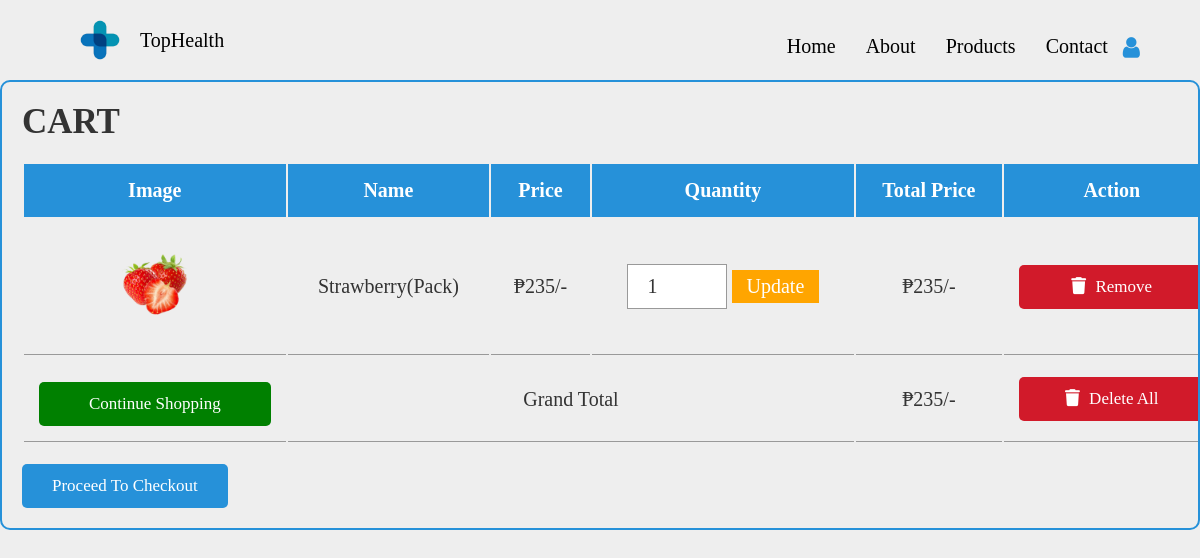
/cart.php (signed in), run on the app's committed database.
### tables this page shows
CREATE TABLE `cart` (
  `id` int(255) NOT NULL,
  `name` varchar(255) NOT NULL,
  `price` varchar(255) NOT NULL,
  `image` varchar(255) NOT NULL,
  `quantity` int(255) NOT NULL
);

### cart.php (the view, shortened to what this page needs)
<?php
@include 'dbcon.php';
?>
<!DOCTYPE html>
<html lang="en">
<head>
   <link rel="stylesheet" href="https://cdnjs.cloudflare.com/ajax/libs/font-awesome/6.0.0/css/all.min.css">
   <link rel="stylesheet" href="https://cdnjs.cloudflare.com/ajax/libs/font-awesome/4.7.0/css/font-awesome.min.css">
   <link rel="stylesheet" href="css/style-cart.css">
   <link rel="stylesheet" href="css/menu.css">
</head>
<body>
<nav>
    <div class="logo">
     <img src="images/logo and design/Health Shop Logo.png" alt="Logo" width="80" height="80">
     <div class="tophealth">
     <a> TopHealth </a>
     </div>
 </div>
    <div class="navLinks">
      <ul>
         <li><a href="home-logged.php">Home</a></li>
         <li><a href="about-logged.php">About</a></li>
         <li><a href="products-logged.php">Products</a></li>
         <li><a href="contact-logged.php">Contact</a></li>
         <div class="dropdown">
             <a class="fa fa-user" style="font-size:24px; color: #2691d9"></a>
           </div>
      </ul>
    </div>
  </nav>
<div style="border-style: solid;
    border-color: #2691d9; border-width: 2px; border-radius: 10px;" class="container">
<section class="shopping-cart">
   <h1 class="heading">Cart</h1>
   <table>
      <thead >
         <th style="background-color: #2691d9">Image</th>
         <th style="background-color: #2691d9">Name</th>
         <th style="background-color: #2691d9">Price</th>
         <th style="background-color: #2691d9">Quantity</th>
         <th style="background-color: #2691d9">Total Price</th>
         <th style="background-color: #2691d9">Action</th>
      </thead>
      <tbody>
         <?php
         $select_cart = mysqli_query($con, "SELECT * FROM `cart`");
         $grand_total = 0;
         if(mysqli_num_rows($select_cart) > 0){
            while($fetch_cart = mysqli_fetch_assoc($select_cart)){
         ?>
         <tr>
            <td><img src="uploaded_img/<?php echo $fetch_cart['image']; ?>" height="100" alt=""></td>
            <td><?php echo $fetch_cart['name']; ?></td>
            <td>₱<?php echo number_format($fetch_cart['price']); ?>/-</td>
            <td>
               <form action="" method="post">
                  <input type="number" name="update_quantity" min="1"  value="<?php echo $fetch_cart['quantity']; ?>" >
                  <input style="background-color: #ffa500" type="submit" value="update" name="update_update_btn">
               </form>
            </td>
            <td>₱<?php echo $sub_total = number_format($fetch_cart['price'] * $fetch_cart['quantity']); ?>/-</td>
            <td><a style="background-color: #D11A2A" href="cart.php?remove=<?php echo $fetch_cart['id']; ?>" onclick="return confirm('remove item from cart?')" class="delete-btn"> <i class="fas fa-trash"></i> remove</a></td>
         </tr>
         <?php
           $grand_total += $sub_total;
            };
         };
         ?>
         <tr class="table-bottom">
            <td><a style="background-color: green;" href="products-logged.php" class="option-btn" style="margin-top: 0;">continue shopping</a></td>
            <td colspan="3">grand total</td>
            <td>₱<?php echo $grand_total; ?>/-</td>
            <td><a style="background-color: #D11A2A" href="cart.php?delete_all" onclick="return confirm('are you sure you want to delete all?');" class="delete-btn"> <i class="fas fa-trash"></i> delete all </a></td>
         </tr>
      </tbody>
   </table>
   <div class="checkout-btn">
      <a style="background-color:#2691d9 ;" href="checkout.php" class="btn <?= ($grand_total > 1)?'':'disabled'; ?>">proceed to checkout</a>
   </div>
</section>
</div>
</body>
</html>

### css/style-cart.css (style rules this page uses)
:root { --blue:#2980b9; --red:tomato; --orange:orange; --black:#333; --white:#fff; --bg-color:#eee; --dark-bg:rgba(0,0,0,.7); --box-shadow:0 .5rem 1rem rgba(0,0,0,.1); --border:.1rem solid #999; }
* { font-family: Cambria, Cochin, Georgia, Times, 'Times New Roman', serif; margin:0; padding:0; box-sizing: border-box; outline: none; border:none; text-decoration: none; text-transform: capitalize; }
html { font-size: 62.5%; overflow-x: hidden; }
.container { max-width: 1200px; margin:0 auto; }
section { padding:2rem; }
.heading { text-align: center; font-size: 3.5rem; text-transform: uppercase; color:var(--black); margin-bottom: 2rem; font-family: Cambria, Cochin, Georgia, Times, 'Times New Roman', serif; }
.btn, .option-btn, .delete-btn { display: block; width: 100%; text-align: center; background-color: var(--blue); color:var(--white); font-size: 1.7rem; padding:1.2rem 3rem; border-radius: .5rem; cursor: pointer; margin-top: 1rem; }
.option-btn i, .delete-btn i { padding-right: .5rem; }
.option-btn { background-color: var(--orange); }
.delete-btn { margin-top: 0; background-color: var(--red); }
.shopping-cart table { text-align: center; width: 100%; }
.shopping-cart table thead th { padding:1.5rem; font-size: 2rem; color:var(--white); background-color: var(--black); }
.shopping-cart table tr td { border-bottom: var(--border); padding:1.5rem; font-size: 2rem; color:var(--black); }
.shopping-cart table input[type="number"] { border: var(--border); padding:1rem 2rem; font-size: 2rem; color:var(--black); width: 10rem; }
.shopping-cart table input[type="submit"] { padding:.5rem 1.5rem; cursor: pointer; font-size: 2rem; background-color: var(--orange); color:var(--white); }
.shopping-cart table .table-bottom { background-color: var(--bg-color); }
.shopping-cart .checkout-btn { text-align: center; margin-top: 1rem; }
.shopping-cart .checkout-btn a { display: inline-block; width: auto; }
@media (max-width:1200px) { .shopping-cart { overflow-x: scroll; } }
@media (max-width:1200px) { .shopping-cart table { width: 120rem; } }
@media (max-width:1200px) { .shopping-cart .heading { text-align: left; } }
@media (max-width:1200px) { .shopping-cart .checkout-btn { text-align: left; } }

### css/menu.css (style rules this page uses)
* { padding: 0; margin: 0; box-sizing: border-box; font-family: Cambria, Cochin, Georgia, Times, 'Times New Roman', serif; }
body { position: relative; height: 100%; }
body { background: #eee; font-family: Cambria, Cochin, Georgia, Times, 'Times New Roman', serif; margin: 0; padding: 0; }
nav .logo a { color: black; font-size: 20px; font-weight: 500; text-decoration: none; }
.tophealth a { font-family: Cambria, Cochin, Georgia, Times, 'Times New Roman', serif; }
nav { width: 100%; height: 80px; display: flex; justify-content: space-between; padding: 35px 5%; }
nav .logo { display: flex; align-items: center; justify-content: center }
nav .logo img { max-width: 100% }
nav .logo a { font-size: 20px; }
nav ul { display: flex; list-style: none; }
nav ul li a { padding: 8px 15px; border-radius: 10px; transition: 0.2s ease-in; font-family: Cambria, Cochin, Georgia, Times, 'Times New Roman', serif; }
nav ul li a { color: black; font-size: 20px; font-weight: 500; text-decoration: none; }
.dropdown { position: relative; display: inline-block; }

### data on the page
cart: image (picture), name "Strawberry(Pack)", price "235", update_quantity "1", $sub_total = number_format($fetch_cart['price'] * $fetch_cart['quantity']) "235"

### other printed values
$grand_total "235"
